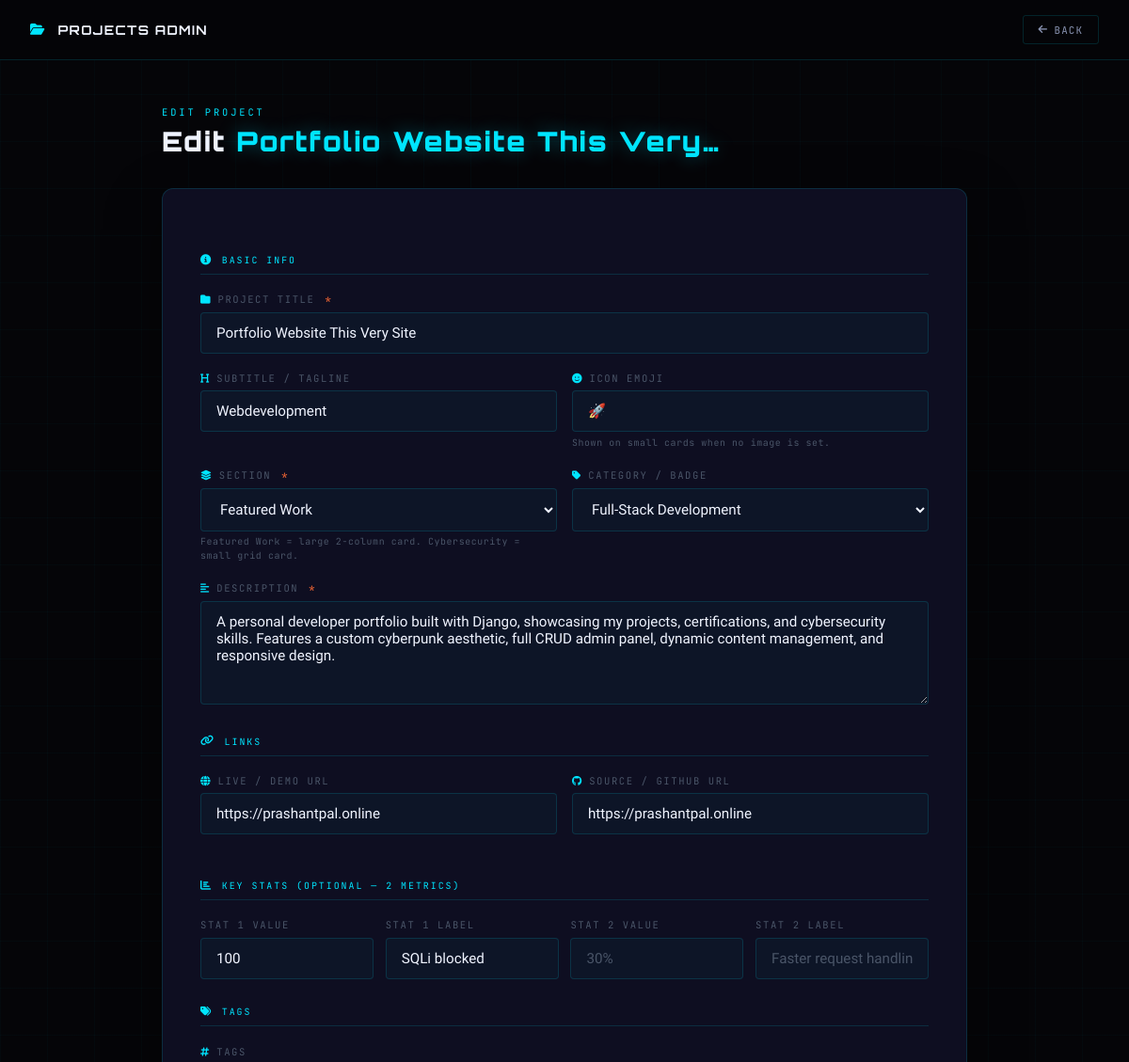
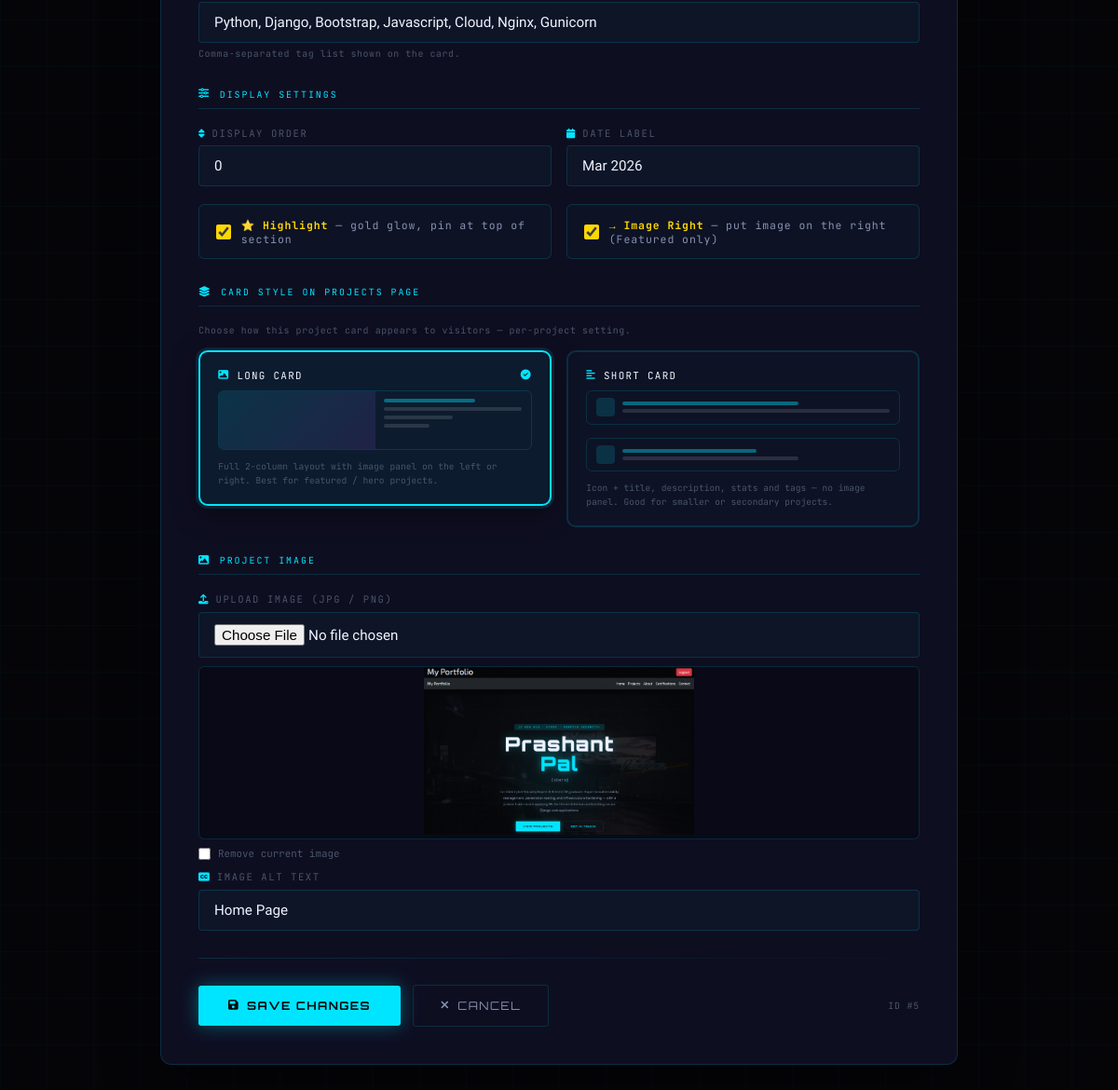
Page /dashboard/projects/edit/5/ (signed in) on the committed database (2 pictures, top to bottom).
### apps/portfolio/models.py (models this page shows, shortened)
class Project(models.Model):
    CATEGORY_CHOICES = [
        ('dev',      'Full-Stack Development'),
        ('security', 'Cybersecurity'),
        ('ml',       'ML / Research'),
        ('research', 'Research'),
        ('other',    'Other'),
    ]
    SECTION_CHOICES = [
        ('featured',  'Featured Work'),
        ('security',  'Cybersecurity Projects'),
    ]
    title         = models.CharField(max_length=200)
    subtitle      = models.CharField(max_length=200, blank=True,
                                     help_text="Second line of title, e.g. 'Secure Photo Journal'")
    category      = models.CharField(max_length=20, choices=CATEGORY_CHOICES, default='dev')
    section       = models.CharField(max_length=20, choices=SECTION_CHOICES, default='featured',
                                     help_text="Which section on the Projects page this appears in")
    description   = models.TextField()
    icon_emoji    = models.CharField(max_length=10, blank=True, default='🚀',
                                     help_text="Emoji shown on small cards, e.g. 🛡️")
    stat1_value = models.CharField(max_length=30, blank=True, help_text="e.g. '100%'")
    stat1_label = models.CharField(max_length=60, blank=True, help_text="e.g. 'XSS / SQLi blocked'")
    stat2_value = models.CharField(max_length=30, blank=True, help_text="e.g. '30%'")
    stat2_label = models.CharField(max_length=60, blank=True, help_text="e.g. 'Faster request handling'")
    tags          = models.CharField(max_length=500, blank=True,
                                     help_text="Comma-separated tags, e.g. 'Python, Django, Nginx'")
    live_url      = models.URLField(blank=True, help_text="Live / demo link")
    source_url    = models.URLField(blank=True, help_text="GitHub / source link")
    image         = models.ImageField(upload_to='projects/', blank=True, null=True)
    image_alt     = models.CharField(max_length=200, blank=True)
    image_right   = models.BooleanField(default=False,
                                        help_text="Featured card: put image on the right side")
    CARD_STYLE_CHOICES = [
        ('long',  'Long Card — full layout with image panel'),
        ('short', 'Short Card — compact, no image panel'),
    ]
    card_style     = models.CharField(max_length=10, choices=CARD_STYLE_CHOICES, default='long',
                                      help_text="How this project appears on the public Projects page")
    is_highlighted = models.BooleanField(default=False,
                                         help_text="Show highlight glow / pin at top of its section")
    display_order  = models.PositiveIntegerField(default=0,
                                                  help_text="Lower = shown first (0 = top)")
    date_label     = models.CharField(max_length=30, blank=True,
                                      help_text="Date shown on card, e.g. 'Mar 2026'")
    created_at     = models.DateTimeField(auto_now_add=True)
    class Meta:
        ordering = ['display_order', 'section', '-created_at']
        verbose_name = 'Project'
        verbose_name_plural = 'Projects'

### apps/portfolio/views.py (the view, shortened to what this page needs)
# urls.py: path('dashboard/projects/edit/<int:pk>/', views.project_edit, name='project_edit'),
@login_required
def project_edit(request, pk):
    proj = get_object_or_404(Project, pk=pk)
    return render(request, 'project_form.html', {
        'mode': 'edit', 'proj': proj,
        'categories': Project.CATEGORY_CHOICES,
        'sections': Project.SECTION_CHOICES,
        'card_styles': Project.CARD_STYLE_CHOICES,
    })

### apps/portfolio/templates/project_form.html (shortened to what this page needs)
{% load static %}
<!DOCTYPE html>
<html lang="en">
<head>
  <link rel="stylesheet" href="https://cdnjs.cloudflare.com/ajax/libs/font-awesome/6.5.0/css/all.min.css">
</head>
<body>
<nav class="topbar">
  <div class="topbar-brand"><i class="fas fa-folder-open"></i> PROJECTS ADMIN</div>
  <a href="{% url 'project_dashboard' %}" class="btn-back"><i class="fas fa-arrow-left"></i> Back</a>
</nav>
<main class="main">
  <p class="page-eyebrow">{% if mode == 'add' %}New{% else %}Edit{% endif %} Project</p>
  <h1 class="page-title">
    {% if mode == 'add' %}Add <span class="accent">Project</span>
    {% else %}Edit <span class="accent">{{ proj.title|truncatechars:28 }}</span>{% endif %}
  </h1>
  <div class="form-card">
    <form method="post"
          action="{% if mode == 'add' %}{% url 'project_add' %}{% else %}{% url 'project_edit' proj.pk %}{% endif %}"
          enctype="multipart/form-data">
      <div class="form-section"><i class="fas fa-info-circle"></i> Basic Info</div>
      <div class="form-group">
        <label class="form-label" for="f_title"><i class="fas fa-folder"></i>Project Title <span class="req">*</span></label>
        <input type="text" id="f_title" name="title" class="form-control"
               placeholder="e.g. Memory Gallery" required
               value="{% if proj %}{{ proj.title }}{% endif %}">
      </div>
      <div class="form-row">
        <div class="form-group">
          <label class="form-label" for="f_subtitle"><i class="fas fa-heading"></i>Subtitle / Tagline</label>
          <input type="text" id="f_subtitle" name="subtitle" class="form-control"
                 placeholder="e.g. Secure Photo Journal"
                 value="{% if proj %}{{ proj.subtitle }}{% endif %}">
        </div>
        <div class="form-group">
          <label class="form-label" for="f_emoji"><i class="fas fa-smile"></i>Icon Emoji</label>
          <input type="text" id="f_emoji" name="icon_emoji" class="form-control"
                 placeholder="🚀" maxlength="4"
                 value="{% if proj %}{{ proj.icon_emoji }}{% else %}🚀{% endif %}">
          <p class="hint">Shown on small cards when no image is set.</p>
        </div>
      </div>
      <div class="form-row">
        <div class="form-group">
          <label class="form-label" for="f_section"><i class="fas fa-layer-group"></i>Section <span class="req">*</span></label>
          <select id="f_section" name="section" class="form-control">
            {% for val, label in sections %}
            <option value="{{ val }}" {% if proj and proj.section == val %}selected{% endif %}>{{ label }}</option>
            {% endfor %}
          </select>
          <p class="hint">Featured Work = large 2-column card. Cybersecurity = small grid card.</p>
        </div>
        <div class="form-group">
          <label class="form-label" for="f_category"><i class="fas fa-tag"></i>Category / Badge</label>
          <select id="f_category" name="category" class="form-control">
            {% for val, label in categories %}
            <option value="{{ val }}" {% if proj and proj.category == val %}selected{% endif %}>{{ label }}</option>
            {% endfor %}
          </select>
        </div>
      </div>
      <div class="form-group">
        <label class="form-label" for="f_desc"><i class="fas fa-align-left"></i>Description <span class="req">*</span></label>
        <textarea id="f_desc" name="description" class="form-control" required
                  placeholder="Describe the project, technologies used, impact, and your role…">{% if proj %}{{ proj.description }}{% endif %}</textarea>
      </div>
      <div class="form-section"><i class="fas fa-link"></i> Links</div>
      <div class="form-row">
        <div class="form-group">
          <label class="form-label" for="f_live"><i class="fas fa-globe"></i>Live / Demo URL</label>
          <input type="url" id="f_live" name="live_url" class="form-control"
                 placeholder="https://…"
                 value="{% if proj %}{{ proj.live_url }}{% endif %}">
        </div>
        <div class="form-group">
          <label class="form-label" for="f_source"><i class="fab fa-github"></i>Source / GitHub URL</label>
          <input type="url" id="f_source" name="source_url" class="form-control"
                 placeholder="https://github.com/…"
                 value="{% if proj %}{{ proj.source_url }}{% endif %}">
        </div>
      </div>
      <div class="form-section"><i class="fas fa-chart-bar"></i> Key Stats (optional — 2 metrics)</div>
      <div class="stats-mini">
        <div class="form-group">
          <label class="form-label" for="f_s1v">Stat 1 Value</label>
          <input type="text" id="f_s1v" name="stat1_value" class="form-control" placeholder="100%"
                 value="{% if proj %}{{ proj.stat1_value }}{% endif %}">
        </div>
        <div class="form-group">
          <label class="form-label" for="f_s1l">Stat 1 Label</label>
          <input type="text" id="f_s1l" name="stat1_label" class="form-control" placeholder="XSS / SQLi blocked"
                 value="{% if proj %}{{ proj.stat1_label }}{% endif %}">
        </div>
        <div class="form-group">
          <label class="form-label" for="f_s2v">Stat 2 Value</label>
          <input type="text" id="f_s2v" name="stat2_value" class="form-control" placeholder="30%"
                 value="{% if proj %}{{ proj.stat2_value }}{% endif %}">
        </div>
        <div class="form-group">
          <label class="form-label" for="f_s2l">Stat 2 Label</label>
          <input type="text" id="f_s2l" name="stat2_label" class="form-control" placeholder="Faster request handling"
                 value="{% if proj %}{{ proj.stat2_label }}{% endif %}">
        </div>
      </div>
      <div class="form-section"><i class="fas fa-tags"></i> Tags</div>
      <div class="form-group">
        <label class="form-label" for="f_tags"><i class="fas fa-hashtag"></i>Tags</label>
        <input type="text" id="f_tags" name="tags" class="form-control"
               placeholder="Python, Django, Nginx, Linux"
               value="{% if proj %}{{ proj.tags }}{% endif %}">
        <p class="hint">Comma-separated tag list shown on the card.</p>
      </div>
      <div class="form-section"><i class="fas fa-sliders"></i> Display Settings</div>
      <div class="form-row">
        <div class="form-group">
          <label class="form-label" for="f_order"><i class="fas fa-sort"></i>Display Order</label>
          <input type="number" id="f_order" name="display_order" class="form-control"
                 min="0" placeholder="0 = first"
                 value="{% if proj %}{{ proj.display_order }}{% else %}0{% endif %}">
        </div>
        <div class="form-group">
          <label class="form-label" for="f_date"><i class="fas fa-calendar"></i>Date Label</label>
          <input type="text" id="f_date" name="date_label" class="form-control"
                 placeholder="Mar 2026"
                 value="{% if proj %}{{ proj.date_label }}{% endif %}">
        </div>
      </div>
      <div class="checks-row">
        <label class="check-card" for="f_hl">
          <input type="checkbox" id="f_hl" name="is_highlighted"
                 {% if proj and proj.is_highlighted %}checked{% endif %}>
          <span class="check-label"><strong>⭐ Highlight</strong> — gold glow, pin at top of section</span>
        </label>
        <label class="check-card" for="f_imgr" id="imgright-wrap">
          <input type="checkbox" id="f_imgr" name="image_right"
                 {% if proj and proj.image_right %}checked{% endif %}>
          <span class="check-label"><strong>→ Image Right</strong> — put image on the right (Featured only)</span>
        </label>
      </div>
      <div class="form-section" style="margin-top:1.8rem;"><i class="fas fa-layer-group"></i> Card Style on Projects Page</div>
      <p class="hint" style="margin-bottom:.8rem;">Choose how this project card appears to visitors — per-project setting.</p>
      <div class="style-picker">
        <label class="style-option">
          <div class="style-preview">
            <div class="style-label">
              <i class="fas fa-image"></i> Long Card
              <i class="fas fa-check-circle chosen-mark"></i>
            </div>
            <div class="mock-long">
              <div class="mock-img"></div>
              <div class="mock-body">
                <div class="mock-line cyan w-2-3"></div>
                <div class="mock-line w-full"></div>
                <div class="mock-line w-1-2"></div>
                <div class="mock-line w-1-3"></div>
              </div>
            </div>
            <p class="style-desc">Full 2-column layout with image panel on the left or right. Best for featured / hero projects.</p>
          </div>
        </label>
        <label class="style-option">
          <div class="style-preview">
            <div class="style-label">
              <i class="fas fa-align-left"></i> Short Card
            </div>
            <div class="mock-short">
              <div class="mock-icon"></div>
              <div class="mock-short-lines">
                <div class="mock-line cyan w-2-3"></div>
                <div class="mock-line w-full"></div>
              </div>
            </div>
            <div class="mock-short" style="margin-top:.3rem;">
              <div class="mock-icon"></div>
              <div class="mock-short-lines">
                <div class="mock-line cyan w-1-2"></div>
                <div class="mock-line w-2-3"></div>
              </div>
            </div>
            <p class="style-desc">Icon + title, description, stats and tags — no image panel. Good for smaller or secondary projects.</p>
          </div>
        </label>
      </div>
      <div class="form-section"><i class="fas fa-image"></i> Project Image</div>
      <div class="form-group">
        <label class="form-label" for="f_img"><i class="fas fa-upload"></i>Upload Image (JPG / PNG)</label>
        <input type="file" id="f_img" name="image" class="form-control"
               accept="image/*" onchange="previewImg(this)">
        {% if proj and proj.image %}
        <div class="img-preview-wrap" style="margin-top:.6rem">
          <img src="{{ proj.image.url }}" alt="Current image" id="img-preview">
        </div>
        <div class="clear-row">
          <input type="checkbox" id="f_clear" name="clear_image">
          <label for="f_clear">Remove current image</label>
        </div>
        {% else %}
        <div class="img-preview-wrap" id="preview-wrap" style="display:none;margin-top:.6rem;">
          <img src="" alt="Preview" id="img-preview">
        </div>
        {% endif %}
        <div class="form-group" style="margin-top:.7rem;">
          <label class="form-label" for="f_imgalt"><i class="fas fa-closed-captioning"></i>Image Alt Text</label>
          <input type="text" id="f_imgalt" name="image_alt" class="form-control"
                 placeholder="Descriptive alt text for the image"
                 value="{% if proj %}{{ proj.image_alt }}{% endif %}">
        </div>
      </div>
      <div class="divider"></div>
      <div class="form-actions">
        <button type="submit" class="btn-save">
          <i class="fas fa-save"></i> {% if mode == 'add' %}Add Project{% else %}Save Changes{% endif %}
        </button>
        <a href="{% url 'project_dashboard' %}" class="btn-cancel"><i class="fas fa-times"></i> Cancel</a>
        {% if proj %}<span class="meta-note">ID #{{ proj.pk }}</span>{% endif %}
      </div>
    </form>
  </div>
</main>
</body>
</html>

### rows in the picture
Project: title "Portfolio Website This Very…", title "Portfolio Website This Very Site", subtitle "Webdevelopment", icon_emoji "🚀", section "Featured Work", category "Full-Stack Development", description "A personal developer portfolio built with Django, showcasing my projects, certifications, and cybersecurity skills. Features a custom cyberpunk aesthetic, full CRUD admin panel, dynamic content management, and responsive design.", live_url "https://prashantpal.online", source_url "https://prashantpal.online", stat1_value "100", stat1_label "SQLi blocked", tags "Python, Django, Bootstrap, Javascript, Cloud, Nginx, Gunicorn", display_order "0", date_label "Mar 2026", is_highlighted "☑", image_right "☑", image (picture), image_alt "Home Page", pk "5"
